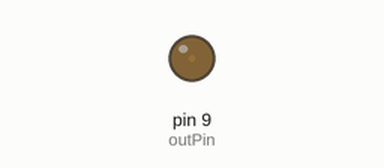
Recording of a sketch running on a simulated Arduino Uno, built with avr-gcc and run on an emulated ATmega328P. On the bench: output pins drawn as LEDs (lit = HIGH).

Above: at 0.05 s.
At 1.15 s:
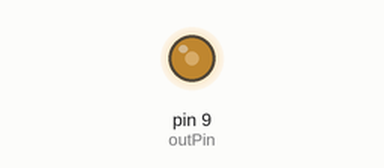
At 2.3 s:
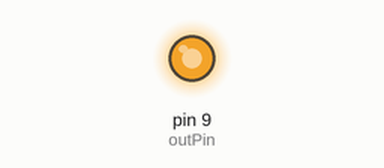
At 4.6 s:
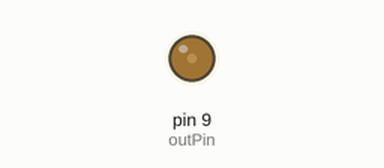
Timing chart, 0 to 6.7 s (numbered marks = the images above):
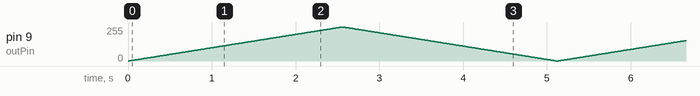

The sketch:

DimmerTriac.ino
```cpp
// https://github.com/fabianoriccardi/dimmable-light
#include <dimmable_light.h> //con IDE 1.8.3

const int syncPin = 2;
const int outPin = 9;

DimmableLight dimmer(outPin);

void setup() {
  Serial.begin(115200);
  DimmableLight::setSyncPin(syncPin);
  DimmableLight::begin();
}

void loop() {
  for (int i = 0; i < 256; i++) {
    dimmer.setBrightness(i);
    delay(10);
  }
  for (int i = 255; i >= 0; i--) {
    dimmer.setBrightness(i);
    delay(10);
  }

}
```
